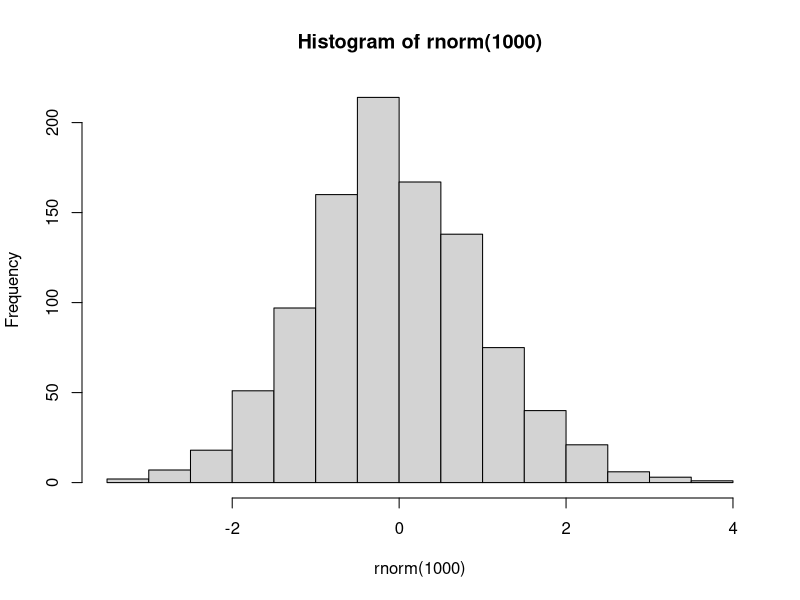

Here is the R script that generated this plot:
## ---- chunk 1

x = c(2,4,6,8)
x = x*2
x

## ---- chunk 2
hist(rnorm(1000))
